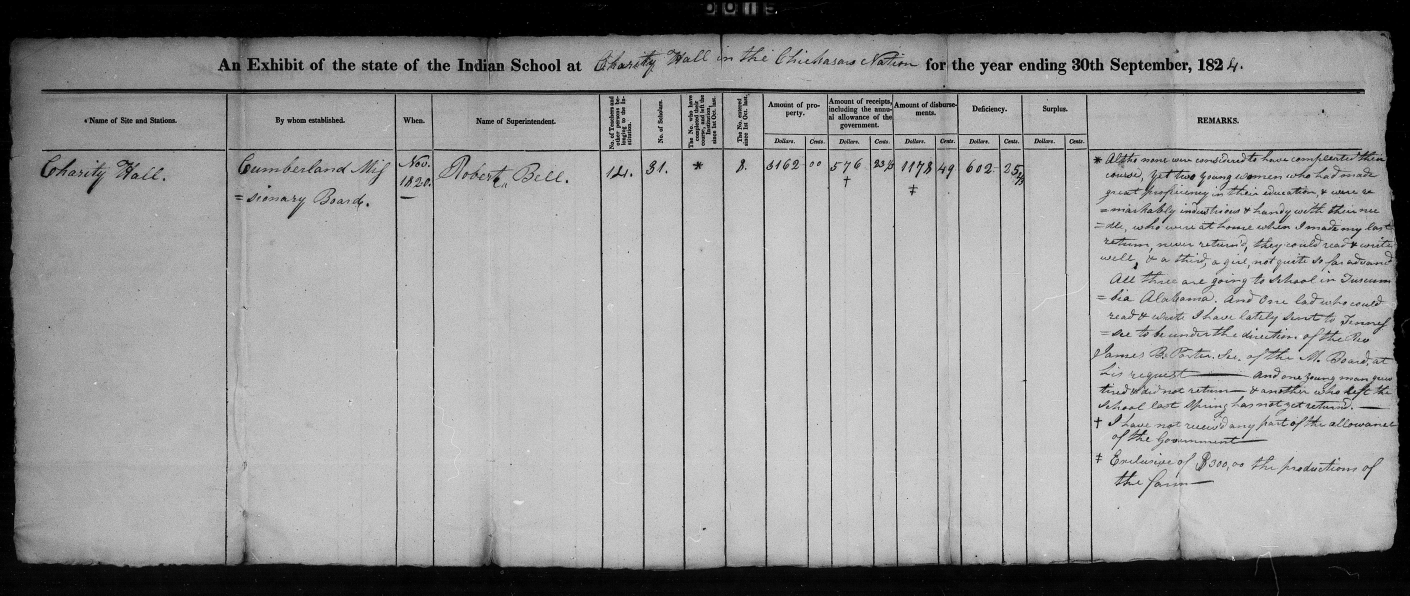
#> input picture data/772_022.jpg, 5638 x 2382 px (shown at 1/4 size); its folder holds only this picture in this run
$ python extract_schools.py
#> lines starting #> are read from the running program, lines starting #| are printed output that depends on the picture
# This script doesn't work that well

from PIL import Image
import os

# Get all file names
folder_path = 'data'
file_names = [f.split('.')[0] for f in os.listdir(folder_path) if os.path.isfile(os.path.join(folder_path, f))]

for file_name in file_names:
    img = Image.open(f'data/{file_name}.jpg')
#> img is the input picture: PIL image 5638x2382 L; min 0, max 255, mean 150.1

    # Crop out name column
    # left, upper, right, lower
    name_crop_area = (100, 600, 910, 1000)
    cropped_img = img.crop(name_crop_area)
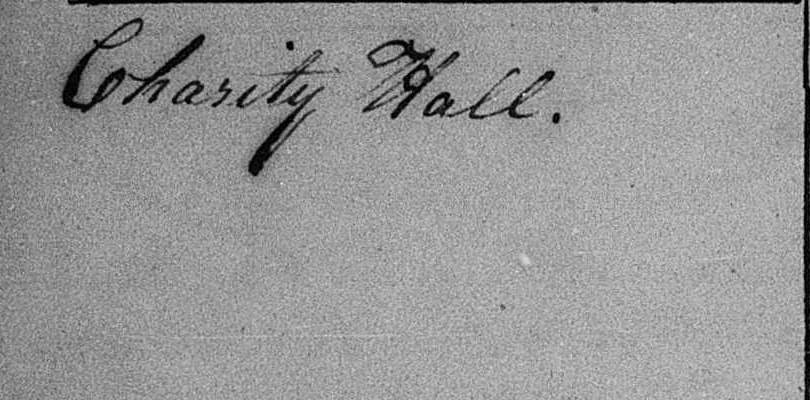
#> cropped_img: PIL image 810x400 L; min 0, max 243, mean 150.6
    cropped_img.save(f'data/cropped/{file_name}_name_cropped.jpg')

    # Crop out "by whom established" column
    establishment_crop_area = (910, 600, 1590, 1000)
    cropped_img = img.crop(establishment_crop_area)
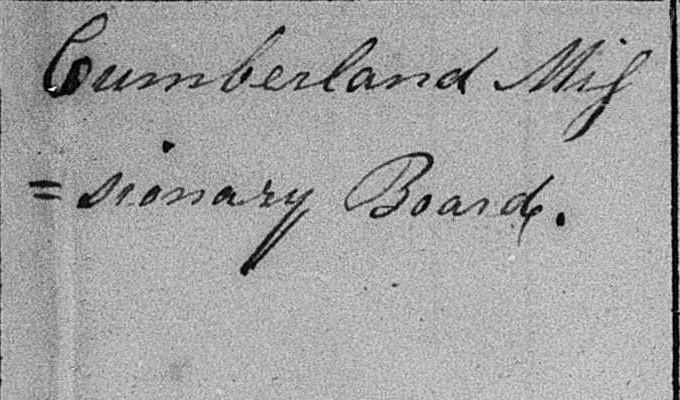
#> cropped_img: PIL image 680x400 L; min 0, max 255, mean 164.3
    cropped_img.save(f'data/cropped/{file_name}_establishment_cropped.jpg')

$ run again, on data/772_108.jpg
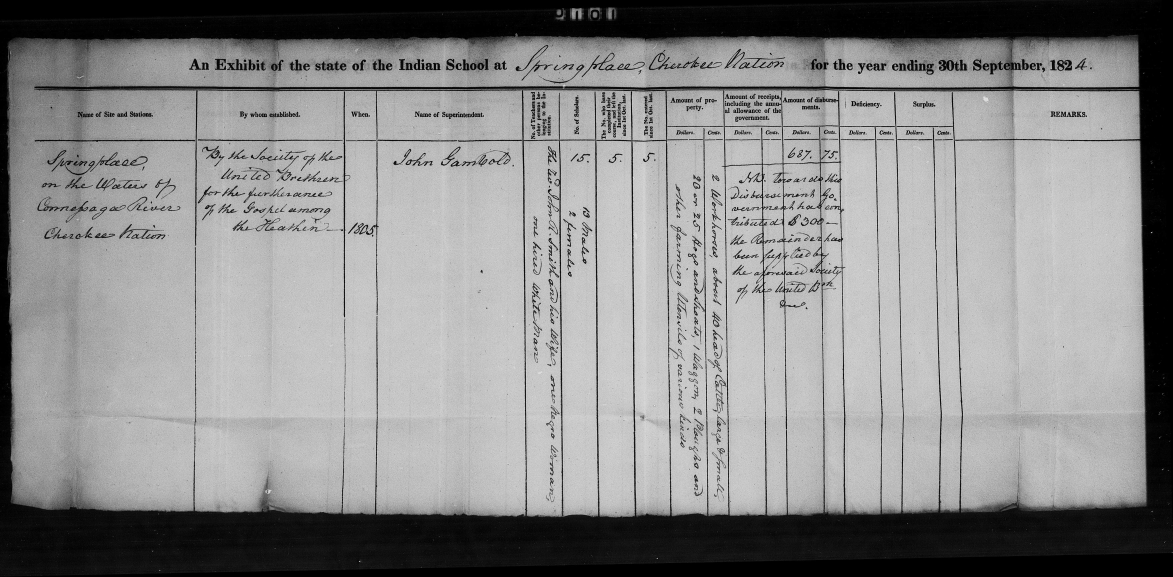
#> input picture data/772_108.jpg, 5862 x 2885 px (shown at 1/5 size)
#> img is the input picture: PIL image 5862x2885 L; min 0, max 255, mean 138.7
#> `cropped_img = img.crop(name_crop_area)`:
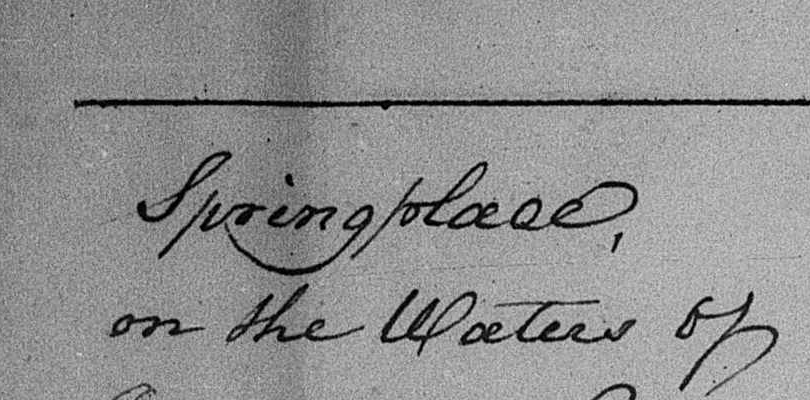
#> cropped_img: PIL image 810x400 L; min 0, max 239, mean 144.3
#> `cropped_img = img.crop(establishment_crop_area)`:
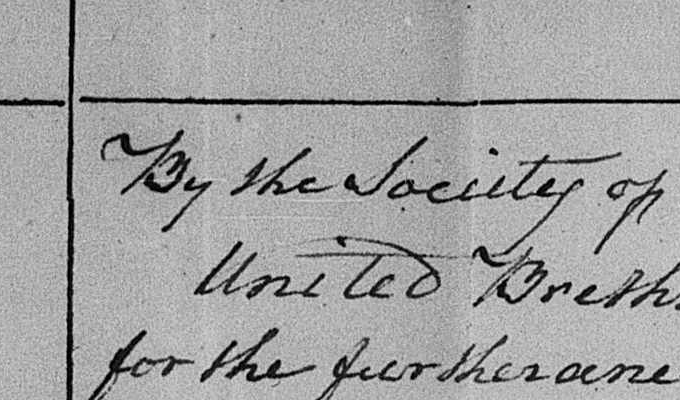
#> cropped_img: PIL image 680x400 L; min 0, max 230, mean 161.9
